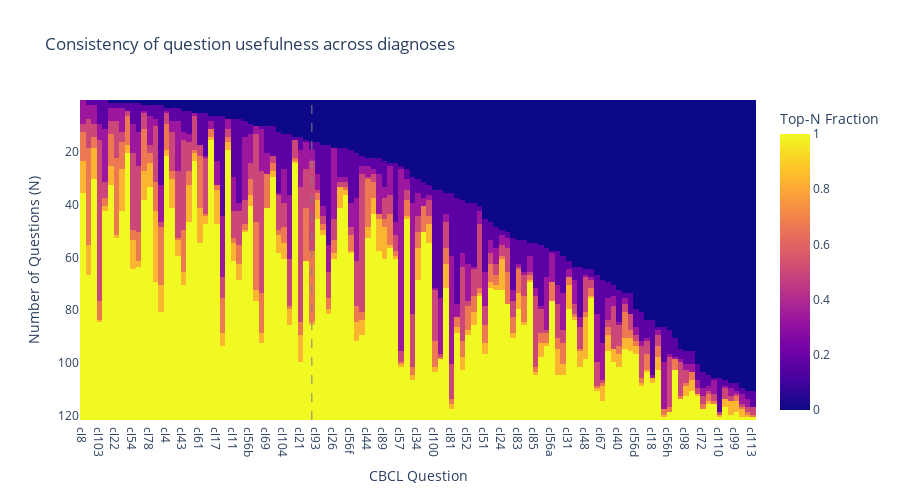

This figure's notebook cell:
### Code cell
idx = np.lexsort(item_relevance[::-1,:])[::-1]
sort2 = np.array(x_cols)[idx]

fig = px.imshow(item_relevance[:, idx]*1.0/len(y_cols),
                x=sort2, y=np.arange(topN)+1,
                labels={'x':'CBCL Question',
                        'y':'Number of Questions (N)',
                        'color':'Top-N Fraction'},
                title="Consistency of question usefulness across diagnoses",
                template='plotly_white')
fig.update_layout(width=900, height=500)
fig.add_vline(x=sort2[NQ+1], line_width=1, line_dash="dash", line_color="gray")
fig.show()

### Figure 1 — Plotly figure (JSON) as saved in the notebook; plotly's stock layout.template omitted (floating-point values rounded to 4 significant figures; data arrays with more than 128 entries replaced by an {"elided": "..."} marker saying what was removed)
{"data": [{"coloraxis": "coloraxis", "hovertemplate": "CBCL Question: %{x}<br>Number of Questions (N): %{y}<br>Top-N Fraction: %{z}<extra></extra>", "name": "0", "type": "heatmap", "x": ["cl8", "cl28", "cl86", "cl103", "cl50", "cl10", "cl22", "cl95", "cl87", "cl54", "cl9", "cl41", "cl78", "cl35", "cl47", "cl4", "cl5", "cl112", "cl43", "cl14", "cl45", "cl61", "cl29", "cl88", "cl17", "cl111", "cl3", "cl11", "cl42", "cl90", "cl56b", "cl23", "cl37", "cl69", "cl13", "cl71", "cl104", "cl12", "cl33", "cl21", "cl68", "cl25", "cl93", "cl62", "cl65", "cl26", "cl1", "cl75", "cl56f", "cl56c", "cl20", "cl44", "cl19", "cl27", "cl89", "cl7", "cl77", "cl57", "cl32", "cl16", "cl34", "cl74", "cl63", "cl100", "cl39", "cl94", "cl81", "cl102", "cl84", "cl52", "cl80", "cl64", "cl51", "cl38", "cl55", "cl24", "cl49", "cl30", "cl83", "cl109", "cl53", "cl85", "cl66", "cl101", "cl56a", "cl2", "cl56", "cl31", "cl46", "cl91", "cl48", "cl92", "cl97", "cl67", "cl56e", "cl79", "cl40", "cl76", "cl58", "cl56d", "cl56g", "cl70", "cl18", "cl36", "cl106", "cl56h", "cl96", "cl108", "cl98", "cl60", "cl15", "cl72", "cl59", "cl6", "cl110", "cl105", "cl107", "cl99", "cl82", "cl73", "cl113"], "xaxis": "x", "y": [1, 2, 3, 4, 5, 6, 7, 8, 9, 10, 11, 12, 13, 14, 15, 16, 17, 18, 19, 20, 21, 22, 23, 24, 25, 26, 27, 28, 29, 30, 31, 32, 33, 34, 35, 36, 37, 38, 39, 40, 41, 42, 43, 44, 45, 46, 47, 48, 49, 50, 51, 52, 53, 54, 55, 56, 57, 58, 59, 60, 61, 62, 63, 64, 65, 66, 67, 68, 69, 70, 71, 72, 73, 74, 75, 76, 77, 78, 79, 80, 81, 82, 83, 84, 85, 86, 87, 88, 89, 90, 91, 92, 93, 94, 95, 96, 97, 98, 99, 100, 101, 102, 103, 104, 105, 106, 107, 108, 109, 110, 111, 112, 113, 114, 115, 116, 117, 118, 119, 120, 121], "yaxis": "y", "z": {"elided": "121x121 float values"}}], "layout": {"coloraxis": {"colorbar": {"title": {"text": "Top-N Fraction"}}, "colorscale": [[0, "#0d0887"], [0.1111, "#46039f"], [0.2222, "#7201a8"], [0.3333, "#9c179e"], [0.4444, "#bd3786"], [0.5556, "#d8576b"], [0.6667, "#ed7953"], [0.7778, "#fb9f3a"], [0.8889, "#fdca26"], [1, "#f0f921"]]}, "height": 500, "shapes": [{"line": {"color": "gray", "dash": "dash", "width": 1}, "type": "line", "x0": "cl25", "x1": "cl25", "xref": "x", "y0": 0, "y1": 1, "yref": "y domain"}], "title": {"text": "Consistency of question usefulness across diagnoses"}, "width": 900, "xaxis": {"anchor": "y", "constrain": "domain", "domain": [0, 1], "scaleanchor": "y", "title": {"text": "CBCL Question"}}, "yaxis": {"anchor": "x", "autorange": "reversed", "constrain": "domain", "domain": [0, 1], "title": {"text": "Number of Questions (N)"}}}}
